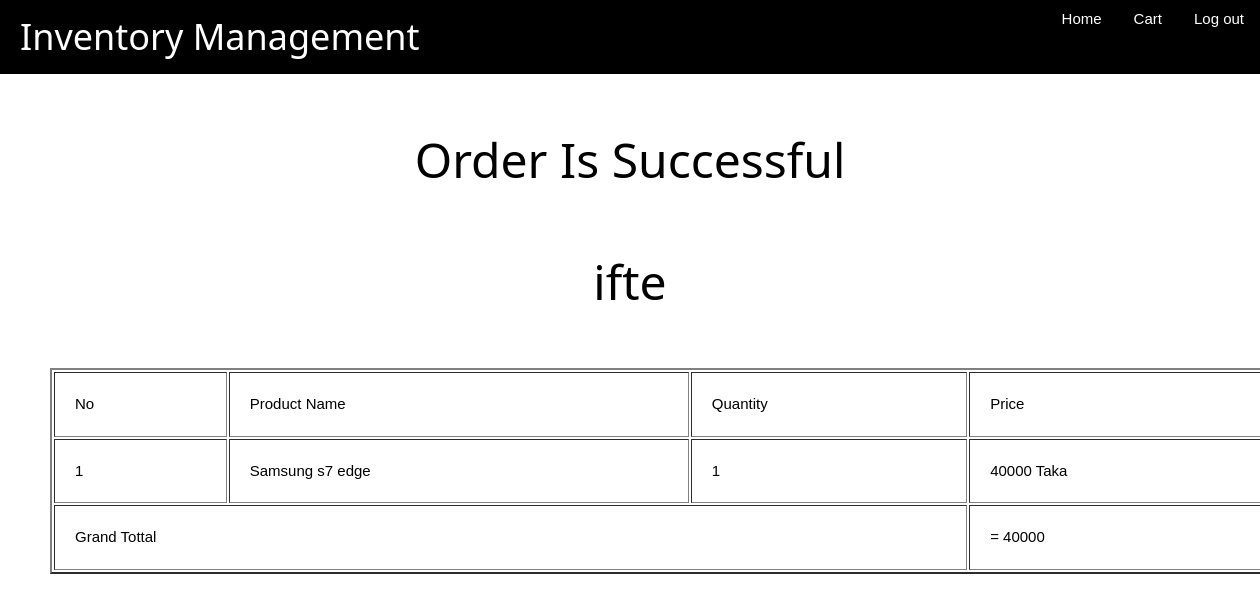
The app's page /order.php (signed in) with its own data.
### tables this page shows
CREATE TABLE `users` (
  `id` int(11) NOT NULL,
  `name` varchar(30) NOT NULL,
  `sex` varchar(10) NOT NULL,
  `email` varchar(100) NOT NULL,
  `password` varchar(1000) NOT NULL,
  `phone` varchar(15) NOT NULL,
  `address` varchar(1000) NOT NULL
);

CREATE TABLE `order` (
  `id` int(11) NOT NULL,
  `user_id` varchar(50) NOT NULL,
  `product_id` int(11) NOT NULL,
  `product_name` varchar(100) NOT NULL,
  `quantity` int(11) NOT NULL,
  `price` int(11) NOT NULL
);

### order.php (the view, shortened to what this page needs)
<?php include_once("connection.php")?>
<?php
$str1 = $_SESSION['user_id'];
$sql="SELECT * FROM `order` WHERE user_id='".$str1."'";
$result=$conn->query($sql);
$sql2 = "SELECT name FROM `users` WHERE email='".$str1."'";
$name=$conn->query($sql2);
?>
<!DOCTYPE html>
<html>
    <head>
        <link rel="stylesheet" href="styles/w3.css">
    </head>
    <body>
        <ul class="w3-navbar w3-black">
			<li style ="margin:0px 20px"><h1>Inventory Management</h1></li>
			<div class="w3-right">
			<li><a  href="index.php">Home</a></li>
			<li><a class="" href="#">Cart<i class="fa fa-caret-down"></i></a></li>
			<li><a href="logout.php">Log out</a></li>
			</div>
		</ul>
        <div id="top">
            <div>
                <h1 class="w3-animate-left w3-xxxlarge w3-center font w3-display-topmiddle"> Order Is Successful </h1>
            </div>
        </div>
		<div>
		<?php
			$row1 = $name->fetch_assoc();
			echo '<h1 class="w3-animate-left w3-xxxlarge w3-center font w3-display-topmiddle"> '.$row1["name"].'</h1>';
			?>
		</div>
		<?php
				$i=0;
				$row = $result->fetch_assoc();
				$g_price = 0;
				while($row !== null ){
					$i=$i+1;
					if($i == 1) {
						echo '<table border= 2px; class = "cart_table">
				<tr>
					<td class="td">No</td>
					<td class="td">Product Name</td>
					<td class="td">Quantity</td>
					<td class="td">Price</td>
				</tr>';
					}
					if($i != 0) {
						echo '<tr>
							<td class="td">' . $i. '</td>
							<td class="td"> '.$row["product_name"].'</td>
							<td class="td">'.$row["quantity"].'</td>
							<td class="td"> '.$row["price"].' Taka</td>
						</tr>';
						$g_price += $row["price"];
					}
					$row = $result->fetch_assoc();
				}
				echo '<tr>
					<td class="td" colspan="3">Grand Tottal</td>
					<td class="td"> = '.$g_price.'</td>
				</tr>';
			echo '</table>';
        ?>
    </body>
</html>

### styles/w3.css (style rules this page uses)
html { box-sizing:border-box }
*,*:before,*:after { box-sizing:inherit }
html { -ms-text-size-adjust:100%;-webkit-text-size-adjust:100% }
body { margin:0 }
a { background-color:transparent;-webkit-text-decoration-skip:objects }
html,body { font-family:Verdana,sans-serif;font-size:15px;line-height:1.5 }
html { overflow-x:hidden }
h1,h2,h3,h4,h5,h6,.w3-slim,.w3-wide { font-family:"Segoe UI",Arial,sans-serif }
h1 { font-size:36px }
h1,h2,h3,h4,h5,h6 { font-weight:400;margin:10px 0 }
a { color:inherit }
.w3-navbar { list-style-type:none;margin:0;padding:0;overflow:hidden }
.w3-navbar li { float:left }
.w3-navbar li a,.w3-navitem { display:block;padding:8px 16px }
.w3-navbar a,.w3-topnav a,.w3-sidenav a,.w3-dropdown-content a,.w3-accordion-content a,.w3-dropnav a { text-decoration:none!important }
.w3-btn,.w3-btn-floating,.w3-dropnav a,.w3-btn-floating-large,.w3-btn-block,.w3-hover-shadow,.w3-hover-opacity,.w3-hover-opacity-off,.w3-hover-sepia,.w3-hover-grayscale,.w3-hover-greyscale, .w3-navbar a,.w3-sidenav a,.w3-pagination li a,.w3-hoverable tbody tr,.w3-hoverable li,.w3-accordion-content a,.w3-dropdown-content a,.w3-dropdown-click:hover,.w3-dropdown-hover:hover,.w3-opennav,.w3-closenav,.w3-closebtn, .w3-hover-amber,.w3-hover-aqua,.w3-hover-blue,.w3-hover-light-blue,.w3-hover-brown,.w3-hover-cyan,.w3-hover-blue-grey,.w3-hover-green,.w3-hover-light-green,.w3-hover-indigo,.w3-hover-khaki,.w3-hover-lime,.w3-hover-orange,.w3-hover-deep-orange,.w3-hover-pink, .w3-hover-purple,.w3-hover-deep-purple,.w3-hover-red,.w3-hover-sand,.w3-hover-teal,.w3-hover-yellow,.w3-hover-white,.w3-hover-black,.w3-hover-grey,.w3-hover-light-grey,.w3-hover-dark-grey,.w3-hover-text-amber,.w3-hover-text-aqua,.w3-hover-text-blue,.w3-hover-text-light-blue, .w3-hover-text-brown,.w3-hover-text-cyan,.w3-hover-text-blue-grey,.w3-hover-text-green,.w3-hover-text-light-green,.w3-hover-text-indigo,.w3-hover-text-khaki,.w3-hover-text-lime,.w3-hover-text-orange,.w3-hover-text-deep-orange,.w3-hover-text-pink,.w3-hover-text-purple, .w3-hover-text-deep-purple,.w3-hover-text-red,.w3-hover-text-sand,.w3-hover-text-teal,.w3-hover-text-yellow,.w3-hover-text-white,.w3-hover-text-black,.w3-hover-text-grey,.w3-hover-text-light-grey,.w3-hover-text-dark-grey { -webkit-transition:background-color .3s,color .15s,box-shadow .3s,opacity 0.3s,filter 0.3s;transition:background-color .3s,color .15s,box-shadow .3s,opacity 0.3s,filter 0.3s }
.w3-right { float:right!important }
.w3-xxxlarge { font-size:48px!important }
.w3-center { text-align:center!important }
.w3-display-topmiddle { position:absolute;left:50%;top:0;transform:translate(-50%,0%);-ms-transform:translate(-50%,0%) }
.w3-animate-left { position:relative;-webkit-animation:animateleft 0.4s;animation:animateleft 0.4s }
.w3-black,.w3-hover-black:hover { color:#fff!important;background-color:#000!important }

### order.php (style rules this page uses)
#top { margin: 20px; padding: 20px; }
.cart_table { width: 100%; margin: 50px; }
.td { padding: 20px; }

### records on screen
users: name "ifte"
order: product_name "Samsung s7 edge", quantity "1", price "40000"

### other values on screen
$g_price "40000"
